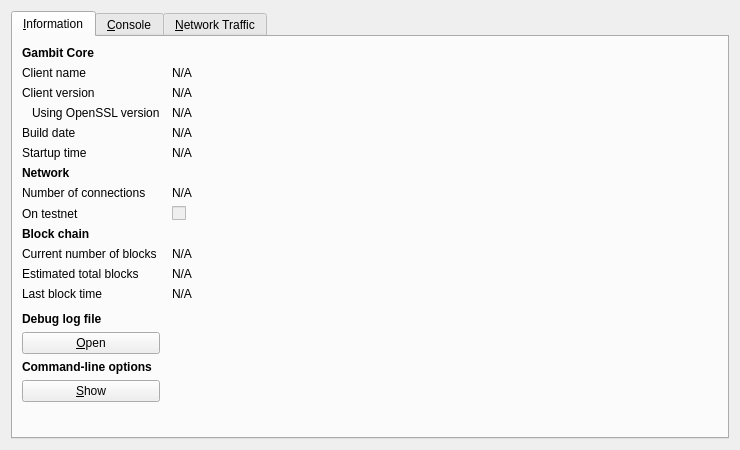
<?xml version="1.0" encoding="UTF-8"?>
<ui version="4.0">
 <class>RPCConsole</class>
 <widget class="QDialog" name="RPCConsole">
  <property name="geometry">
   <rect>
    <x>0</x>
    <y>0</y>
    <width>740</width>
    <height>450</height>
   </rect>
  </property>
  <property name="windowTitle">
   <string>Gambit - Debug window</string>
  </property>
  <layout class="QVBoxLayout" name="verticalLayout_2">
   <item>
    <widget class="QTabWidget" name="tabWidget">
     <property name="currentIndex">
      <number>0</number>
     </property>
     <widget class="QWidget" name="tab_info">
      <attribute name="title">
       <string>&amp;Information</string>
      </attribute>
      <layout class="QGridLayout" name="gridLayout" columnstretch="0,1">
       <property name="horizontalSpacing">
        <number>12</number>
       </property>
       <item row="0" column="0">
        <widget class="QLabel" name="label_9">
         <property name="font">
          <font>
           <weight>75</weight>
           <bold>true</bold>
          </font>
         </property>
         <property name="text">
          <string>Gambit Core</string>
         </property>
        </widget>
       </item>
       <item row="1" column="0">
        <widget class="QLabel" name="label_5">
         <property name="text">
          <string>Client name</string>
         </property>
        </widget>
       </item>
       <item row="1" column="1">
        <widget class="QLabel" name="clientName">
         <property name="cursor">
          <cursorShape>IBeamCursor</cursorShape>
         </property>
         <property name="text">
          <string>N/A</string>
         </property>
         <property name="textFormat">
          <enum>Qt::PlainText</enum>
         </property>
         <property name="textInteractionFlags">
          <set>Qt::LinksAccessibleByMouse|Qt::TextSelectableByKeyboard|Qt::TextSelectableByMouse</set>
         </property>
        </widget>
       </item>
       <item row="2" column="0">
        <widget class="QLabel" name="label_6">
         <property name="text">
          <string>Client version</string>
         </property>
        </widget>
       </item>
       <item row="2" column="1">
        <widget class="QLabel" name="clientVersion">
         <property name="cursor">
          <cursorShape>IBeamCursor</cursorShape>
         </property>
         <property name="text">
          <string>N/A</string>
         </property>
         <property name="textFormat">
          <enum>Qt::PlainText</enum>
         </property>
         <property name="textInteractionFlags">
          <set>Qt::LinksAccessibleByMouse|Qt::TextSelectableByKeyboard|Qt::TextSelectableByMouse</set>
         </property>
        </widget>
       </item>
       <item row="3" column="0">
        <widget class="QLabel" name="label_14">
         <property name="text">
          <string>Using OpenSSL version</string>
         </property>
         <property name="indent">
          <number>10</number>
         </property>
        </widget>
       </item>
       <item row="3" column="1">
        <widget class="QLabel" name="openSSLVersion">
         <property name="cursor">
          <cursorShape>IBeamCursor</cursorShape>
         </property>
         <property name="text">
          <string>N/A</string>
         </property>
         <property name="textFormat">
          <enum>Qt::PlainText</enum>
         </property>
         <property name="textInteractionFlags">
          <set>Qt::LinksAccessibleByMouse|Qt::TextSelectableByKeyboard|Qt::TextSelectableByMouse</set>
         </property>
        </widget>
       </item>
       <item row="4" column="0">
        <widget class="QLabel" name="label_12">
         <property name="text">
          <string>Build date</string>
         </property>
        </widget>
       </item>
       <item row="4" column="1">
        <widget class="QLabel" name="buildDate">
         <property name="cursor">
          <cursorShape>IBeamCursor</cursorShape>
         </property>
         <property name="text">
          <string>N/A</string>
         </property>
         <property name="textFormat">
          <enum>Qt::PlainText</enum>
         </property>
         <property name="textInteractionFlags">
          <set>Qt::LinksAccessibleByMouse|Qt::TextSelectableByKeyboard|Qt::TextSelectableByMouse</set>
         </property>
        </widget>
       </item>
       <item row="5" column="0">
        <widget class="QLabel" name="label_13">
         <property name="text">
          <string>Startup time</string>
         </property>
        </widget>
       </item>
       <item row="5" column="1">
        <widget class="QLabel" name="startupTime">
         <property name="cursor">
          <cursorShape>IBeamCursor</cursorShape>
         </property>
         <property name="text">
          <string>N/A</string>
         </property>
         <property name="textFormat">
          <enum>Qt::PlainText</enum>
         </property>
         <property name="textInteractionFlags">
          <set>Qt::LinksAccessibleByMouse|Qt::TextSelectableByKeyboard|Qt::TextSelectableByMouse</set>
         </property>
        </widget>
       </item>
       <item row="6" column="0">
        <widget class="QLabel" name="label_11">
         <property name="font">
          <font>
           <weight>75</weight>
           <bold>true</bold>
          </font>
         </property>
         <property name="text">
          <string>Network</string>
         </property>
        </widget>
       </item>
       <item row="7" column="0">
        <widget class="QLabel" name="label_7">
         <property name="text">
          <string>Number of connections</string>
         </property>
        </widget>
       </item>
       <item row="7" column="1">
        <widget class="QLabel" name="numberOfConnections">
         <property name="cursor">
          <cursorShape>IBeamCursor</cursorShape>
         </property>
         <property name="text">
          <string>N/A</string>
         </property>
         <property name="textFormat">
          <enum>Qt::PlainText</enum>
         </property>
         <property name="textInteractionFlags">
          <set>Qt::LinksAccessibleByMouse|Qt::TextSelectableByKeyboard|Qt::TextSelectableByMouse</set>
         </property>
        </widget>
       </item>
       <item row="8" column="0">
        <widget class="QLabel" name="label_8">
         <property name="text">
          <string>On testnet</string>
         </property>
        </widget>
       </item>
       <item row="8" column="1">
        <widget class="QCheckBox" name="isTestNet">
         <property name="enabled">
          <bool>false</bool>
         </property>
         <property name="text">
          <string/>
         </property>
        </widget>
       </item>
       <item row="9" column="0">
        <widget class="QLabel" name="label_10">
         <property name="font">
          <font>
           <weight>75</weight>
           <bold>true</bold>
          </font>
         </property>
         <property name="text">
          <string>Block chain</string>
         </property>
        </widget>
       </item>
       <item row="10" column="0">
        <widget class="QLabel" name="label_3">
         <property name="text">
          <string>Current number of blocks</string>
         </property>
        </widget>
       </item>
       <item row="10" column="1">
        <widget class="QLabel" name="numberOfBlocks">
         <property name="cursor">
          <cursorShape>IBeamCursor</cursorShape>
         </property>
         <property name="text">
          <string>N/A</string>
         </property>
         <property name="textFormat">
          <enum>Qt::PlainText</enum>
         </property>
         <property name="textInteractionFlags">
          <set>Qt::LinksAccessibleByMouse|Qt::TextSelectableByKeyboard|Qt::TextSelectableByMouse</set>
         </property>
        </widget>
       </item>
       <item row="11" column="0">
        <widget class="QLabel" name="label_4">
         <property name="text">
          <string>Estimated total blocks</string>
         </property>
        </widget>
       </item>
       <item row="11" column="1">
        <widget class="QLabel" name="totalBlocks">
         <property name="cursor">
          <cursorShape>IBeamCursor</cursorShape>
         </property>
         <property name="text">
          <string>N/A</string>
         </property>
         <property name="textFormat">
          <enum>Qt::PlainText</enum>
         </property>
         <property name="textInteractionFlags">
          <set>Qt::LinksAccessibleByMouse|Qt::TextSelectableByKeyboard|Qt::TextSelectableByMouse</set>
         </property>
        </widget>
       </item>
       <item row="12" column="0">
        <widget class="QLabel" name="label_2">
         <property name="text">
          <string>Last block time</string>
         </property>
        </widget>
       </item>
       <item row="12" column="1">
        <widget class="QLabel" name="lastBlockTime">
         <property name="cursor">
          <cursorShape>IBeamCursor</cursorShape>
         </property>
         <property name="text">
          <string>N/A</string>
         </property>
         <property name="textFormat">
          <enum>Qt::PlainText</enum>
         </property>
         <property name="textInteractionFlags">
          <set>Qt::LinksAccessibleByMouse|Qt::TextSelectableByKeyboard|Qt::TextSelectableByMouse</set>
         </property>
        </widget>
       </item>
       <item row="13" column="0">
        <spacer name="verticalSpacer_2">
         <property name="orientation">
          <enum>Qt::Vertical</enum>
         </property>
         <property name="sizeHint" stdset="0">
          <size>
           <width>20</width>
           <height>20</height>
          </size>
         </property>
        </spacer>
       </item>
       <item row="14" column="0">
        <widget class="QLabel" name="labelDebugLogfile">
         <property name="font">
          <font>
           <weight>75</weight>
           <bold>true</bold>
          </font>
         </property>
         <property name="text">
          <string>Debug log file</string>
         </property>
        </widget>
       </item>
       <item row="15" column="0">
        <widget class="QPushButton" name="openDebugLogfileButton">
         <property name="toolTip">
          <string>Open the Gambit debug log file from the current data directory. This can take a few seconds for large log files.</string>
         </property>
         <property name="text">
          <string>&amp;Open</string>
         </property>
         <property name="autoDefault">
          <bool>false</bool>
         </property>
        </widget>
       </item>
       <item row="16" column="0">
        <widget class="QLabel" name="labelCLOptions">
         <property name="font">
          <font>
           <weight>75</weight>
           <bold>true</bold>
          </font>
         </property>
         <property name="text">
          <string>Command-line options</string>
         </property>
        </widget>
       </item>
       <item row="17" column="0">
        <widget class="QPushButton" name="showCLOptionsButton">
         <property name="toolTip">
          <string>Show the Gambit-Qt help message to get a list with possible Gambit command-line options.</string>
         </property>
         <property name="text">
          <string>&amp;Show</string>
         </property>
         <property name="autoDefault">
          <bool>false</bool>
         </property>
        </widget>
       </item>
       <item row="18" column="0">
        <spacer name="verticalSpacer">
         <property name="orientation">
          <enum>Qt::Vertical</enum>
         </property>
         <property name="sizeHint" stdset="0">
          <size>
           <width>20</width>
           <height>40</height>
          </size>
         </property>
        </spacer>
       </item>
      </layout>
     </widget>
     <widget class="QWidget" name="tab_console">
      <attribute name="title">
       <string>&amp;Console</string>
      </attribute>
      <layout class="QVBoxLayout" name="verticalLayout_3">
       <property name="spacing">
        <number>3</number>
       </property>
       <item>
        <widget class="QTextEdit" name="messagesWidget">
         <property name="minimumSize">
          <size>
           <width>0</width>
           <height>100</height>
          </size>
         </property>
         <property name="readOnly">
          <bool>true</bool>
         </property>
         <property name="tabKeyNavigation" stdset="0">
          <bool>false</bool>
         </property>
         <property name="columnCount" stdset="0">
          <number>2</number>
         </property>
        </widget>
       </item>
       <item>
        <layout class="QHBoxLayout" name="horizontalLayout">
         <property name="spacing">
          <number>3</number>
         </property>
         <item>
          <widget class="QLabel" name="label">
           <property name="text">
            <string notr="true">&gt;</string>
           </property>
          </widget>
         </item>
         <item>
          <widget class="QLineEdit" name="lineEdit"/>
         </item>
         <item>
          <widget class="QPushButton" name="clearButton">
           <property name="maximumSize">
            <size>
             <width>24</width>
             <height>24</height>
            </size>
           </property>
           <property name="toolTip">
            <string>Clear console</string>
           </property>
           <property name="text">
            <string/>
           </property>
           <property name="icon">
            <iconset resource="../bitcoin.qrc">
             <normaloff>:/icons/remove</normaloff>:/icons/remove</iconset>
           </property>
           <property name="shortcut">
            <string notr="true">Ctrl+L</string>
           </property>
           <property name="autoDefault">
            <bool>false</bool>
           </property>
          </widget>
         </item>
        </layout>
       </item>
      </layout>
     </widget>
     <widget class="QWidget" name="tab">
      <attribute name="title">
       <string>&amp;Network Traffic</string>
      </attribute>
      <layout class="QHBoxLayout" name="horizontalLayout_3">
       <item>
        <layout class="QVBoxLayout" name="verticalLayout_4">
         <item>
          <widget class="TrafficGraphWidget" name="trafficGraph" native="true">
           <property name="sizePolicy">
            <sizepolicy hsizetype="Expanding" vsizetype="Expanding">
             <horstretch>0</horstretch>
             <verstretch>0</verstretch>
            </sizepolicy>
           </property>
          </widget>
         </item>
         <item>
          <layout class="QHBoxLayout" name="horizontalLayout_2">
           <item>
            <widget class="QSlider" name="sldGraphRange">
             <property name="minimum">
              <number>1</number>
             </property>
             <property name="maximum">
              <number>288</number>
             </property>
             <property name="pageStep">
              <number>12</number>
             </property>
             <property name="value">
              <number>6</number>
             </property>
             <property name="orientation">
              <enum>Qt::Horizontal</enum>
             </property>
            </widget>
           </item>
           <item>
            <widget class="QLabel" name="lblGraphRange">
             <property name="minimumSize">
              <size>
               <width>100</width>
               <height>0</height>
              </size>
             </property>
             <property name="alignment">
              <set>Qt::AlignCenter</set>
             </property>
            </widget>
           </item>
           <item>
            <widget class="QPushButton" name="btnClearTrafficGraph">
             <property name="text">
              <string>&amp;Clear</string>
             </property>
            </widget>
           </item>
          </layout>
         </item>
        </layout>
       </item>
       <item>
        <layout class="QVBoxLayout" name="verticalLayout">
         <item>
          <widget class="QGroupBox" name="groupBox">
           <property name="title">
            <string>Totals</string>
           </property>
           <layout class="QVBoxLayout" name="verticalLayout_5">
            <item>
             <layout class="QHBoxLayout" name="horizontalLayout_4">
              <item>
               <widget class="Line" name="line">
                <property name="sizePolicy">
                 <sizepolicy hsizetype="Fixed" vsizetype="Fixed">
                  <horstretch>0</horstretch>
                  <verstretch>0</verstretch>
                 </sizepolicy>
                </property>
                <property name="minimumSize">
                 <size>
                  <width>10</width>
                  <height>0</height>
                 </size>
                </property>
                <property name="palette">
                 <palette>
                  <active>
                   <colorrole role="Light">
                    <brush brushstyle="SolidPattern">
                     <color alpha="255">
                      <red>0</red>
                      <green>255</green>
                      <blue>0</blue>
                     </color>
                    </brush>
                   </colorrole>
                  </active>
                  <inactive>
                   <colorrole role="Light">
                    <brush brushstyle="SolidPattern">
                     <color alpha="255">
                      <red>0</red>
                      <green>255</green>
                      <blue>0</blue>
                     </color>
                    </brush>
                   </colorrole>
                  </inactive>
                  <disabled>
                   <colorrole role="Light">
                    <brush brushstyle="SolidPattern">
                     <color alpha="255">
                      <red>0</red>
                      <green>255</green>
                      <blue>0</blue>
                     </color>
                    </brush>
                   </colorrole>
                  </disabled>
                 </palette>
                </property>
                <property name="orientation">
                 <enum>Qt::Horizontal</enum>
                </property>
               </widget>
              </item>
              <item>
               <widget class="QLabel" name="label_16">
                <property name="text">
                 <string>In:</string>
                </property>
               </widget>
              </item>
              <item>
               <widget class="QLabel" name="lblBytesIn">
                <property name="minimumSize">
                 <size>
                  <width>50</width>
                  <height>0</height>
                 </size>
                </property>
                <property name="alignment">
                 <set>Qt::AlignRight|Qt::AlignTrailing|Qt::AlignVCenter</set>
                </property>
               </widget>
              </item>
             </layout>
            </item>
            <item>
             <layout class="QHBoxLayout" name="horizontalLayout_5">
              <item>
               <widget class="Line" name="line_2">
                <property name="sizePolicy">
                 <sizepolicy hsizetype="Fixed" vsizetype="Fixed">
                  <horstretch>0</horstretch>
                  <verstretch>0</verstretch>
                 </sizepolicy>
                </property>
                <property name="minimumSize">
                 <size>
                  <width>10</width>
                  <height>0</height>
                 </size>
                </property>
                <property name="palette">
                 <palette>
                  <active>
                   <colorrole role="Light">
                    <brush brushstyle="SolidPattern">
                     <color alpha="255">
                      <red>255</red>
                      <green>0</green>
                      <blue>0</blue>
                     </color>
                    </brush>
                   </colorrole>
                  </active>
                  <inactive>
                   <colorrole role="Light">
                    <brush brushstyle="SolidPattern">
                     <color alpha="255">
                      <red>255</red>
                      <green>0</green>
                      <blue>0</blue>
                     </color>
                    </brush>
                   </colorrole>
                  </inactive>
                  <disabled>
                   <colorrole role="Light">
                    <brush brushstyle="SolidPattern">
                     <color alpha="255">
                      <red>255</red>
                      <green>0</green>
                      <blue>0</blue>
                     </color>
                    </brush>
                   </colorrole>
                  </disabled>
                 </palette>
                </property>
                <property name="orientation">
                 <enum>Qt::Horizontal</enum>
                </property>
               </widget>
              </item>
              <item>
               <widget class="QLabel" name="label_17">
                <property name="text">
                 <string>Out:</string>
                </property>
               </widget>
              </item>
              <item>
               <widget class="QLabel" name="lblBytesOut">
                <property name="minimumSize">
                 <size>
                  <width>50</width>
                  <height>0</height>
                 </size>
                </property>
                <property name="alignment">
                 <set>Qt::AlignRight|Qt::AlignTrailing|Qt::AlignVCenter</set>
                </property>
               </widget>
              </item>
             </layout>
            </item>
            <item>
             <spacer name="verticalSpacer_4">
              <property name="orientation">
               <enum>Qt::Vertical</enum>
              </property>
              <property name="sizeHint" stdset="0">
               <size>
                <width>20</width>
                <height>407</height>
               </size>
              </property>
             </spacer>
            </item>
           </layout>
          </widget>
         </item>
        </layout>
       </item>
      </layout>
     </widget>
    </widget>
   </item>
  </layout>
 </widget>
 <customwidgets>
  <customwidget>
   <class>TrafficGraphWidget</class>
   <extends>QWidget</extends>
   <header>trafficgraphwidget.h</header>
   <container>1</container>
   <slots>
    <slot>clear()</slot>
   </slots>
  </customwidget>
 </customwidgets>
 <resources>
  <include location="../bitcoin.qrc"/>
 </resources>
 <connections/>
</ui>
